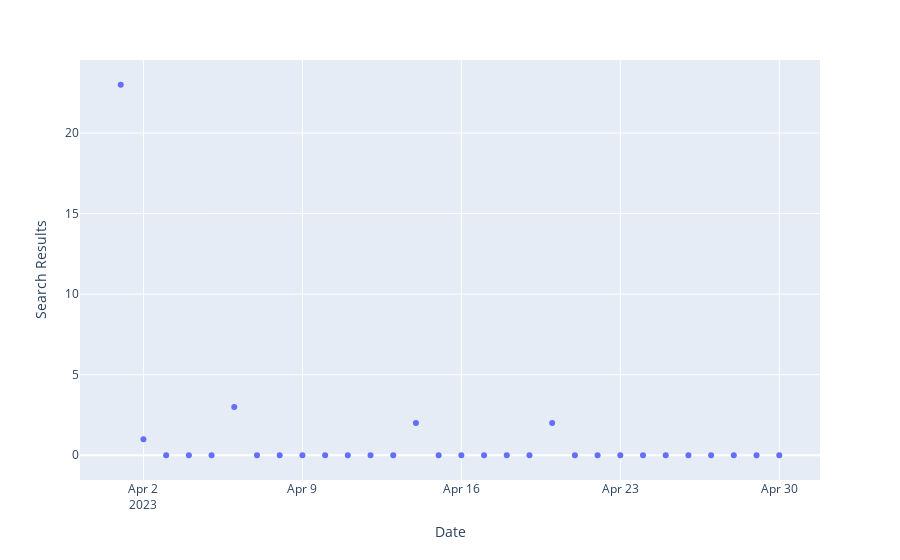

Notebook source saved alongside this figure:
### Code cell
import plotly.express as px

data = dfusr

px.scatter(data, x="Date", y="Search Results")

### Figure 1 — Plotly figure (JSON) as saved in the notebook; plotly's stock layout.template omitted (floating-point values rounded to 4 significant figures)
{"data": [{"hovertemplate": "Date=%{x}<br>Search Results=%{y}<extra></extra>", "legendgroup": "", "marker": {"color": "#636efa", "symbol": "circle"}, "mode": "markers", "name": "", "orientation": "v", "showlegend": false, "type": "scatter", "x": ["2023-04-01T00:00:00", "2023-04-02T00:00:00", "2023-04-03T00:00:00", "2023-04-04T00:00:00", "2023-04-05T00:00:00", "2023-04-06T00:00:00", "2023-04-07T00:00:00", "2023-04-08T00:00:00", "2023-04-09T00:00:00", "2023-04-10T00:00:00", "2023-04-11T00:00:00", "2023-04-12T00:00:00", "2023-04-13T00:00:00", "2023-04-14T00:00:00", "2023-04-15T00:00:00", "2023-04-16T00:00:00", "2023-04-17T00:00:00", "2023-04-18T00:00:00", "2023-04-19T00:00:00", "2023-04-20T00:00:00", "2023-04-21T00:00:00", "2023-04-22T00:00:00", "2023-04-23T00:00:00", "2023-04-24T00:00:00", "2023-04-25T00:00:00", "2023-04-26T00:00:00", "2023-04-27T00:00:00", "2023-04-28T00:00:00", "2023-04-29T00:00:00", "2023-04-30T00:00:00"], "xaxis": "x", "y": [23, 1, 0, 0, 0, 3, 0, 0, 0, 0, 0, 0, 0, 2, 0, 0, 0, 0, 0, 2, 0, 0, 0, 0, 0, 0, 0, 0, 0, 0], "yaxis": "y"}], "layout": {"legend": {"tracegroupgap": 0}, "margin": {"t": 60}, "xaxis": {"anchor": "y", "domain": [0, 1], "title": {"text": "Date"}}, "yaxis": {"anchor": "x", "domain": [0, 1], "title": {"text": "Search Results"}}}}
